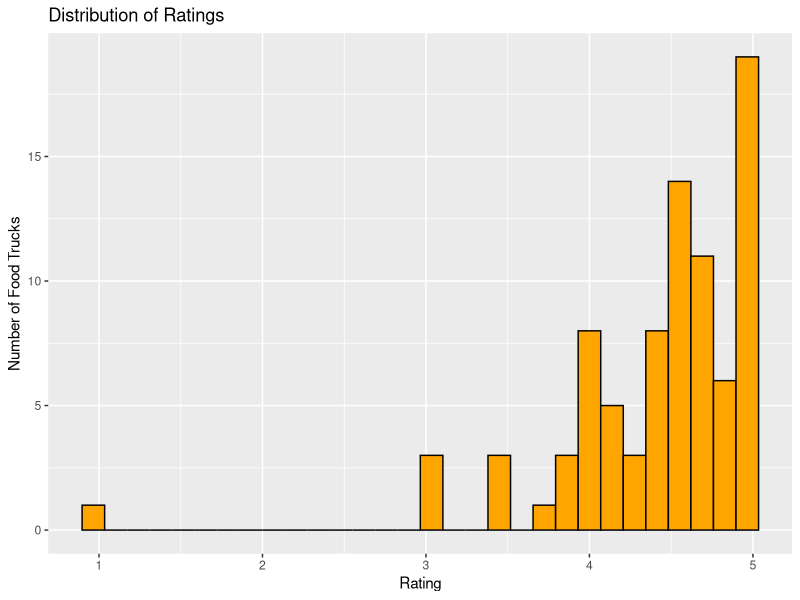
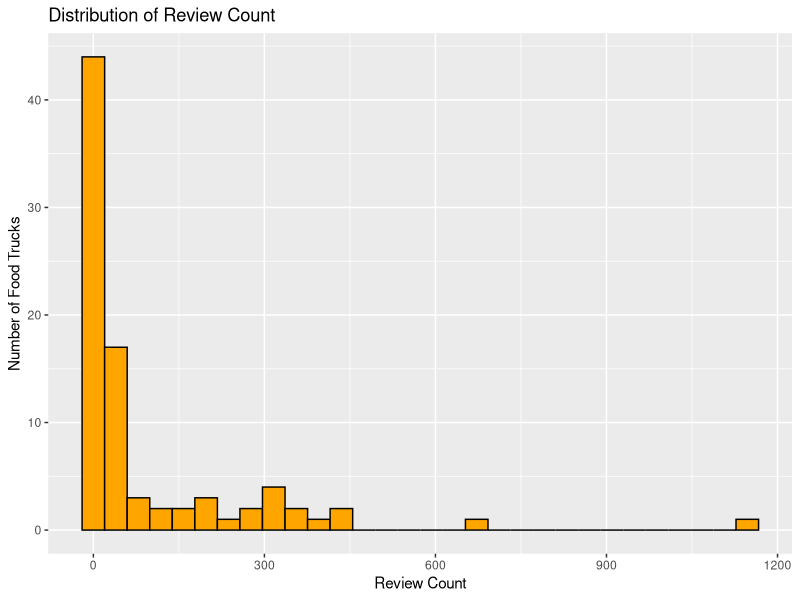
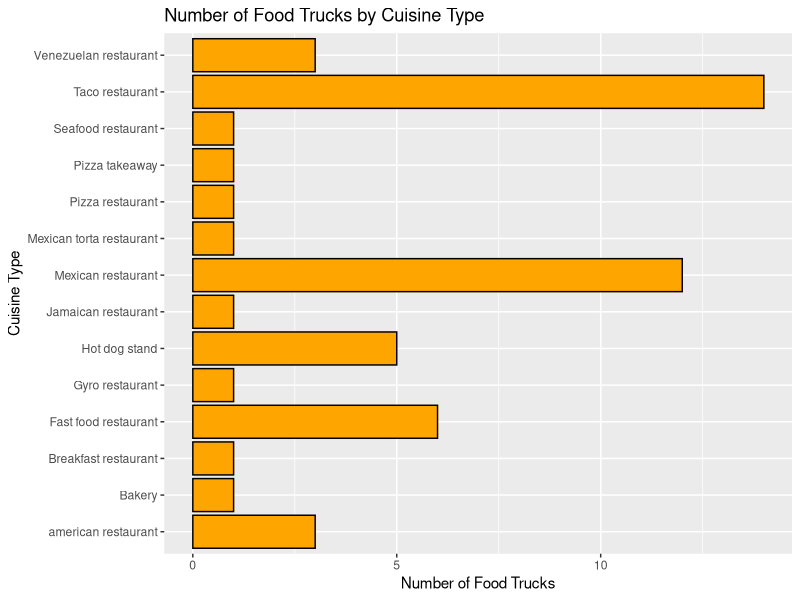
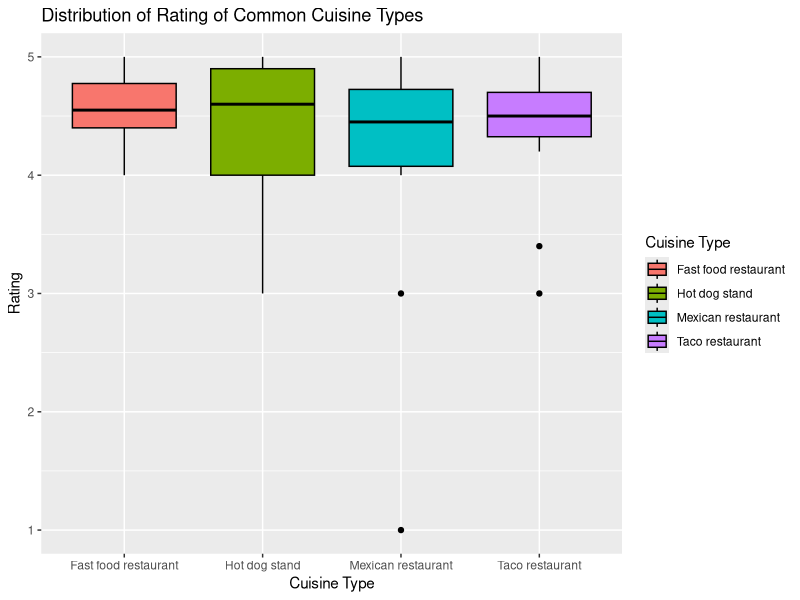
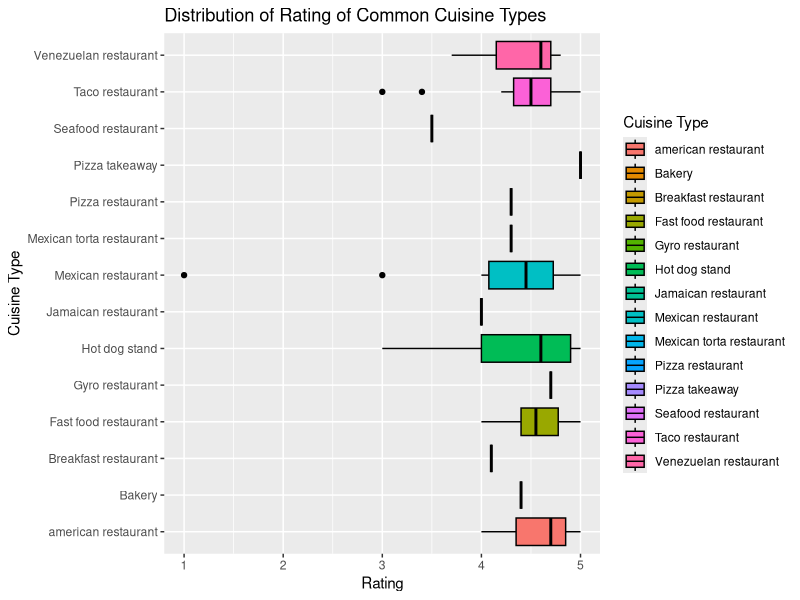
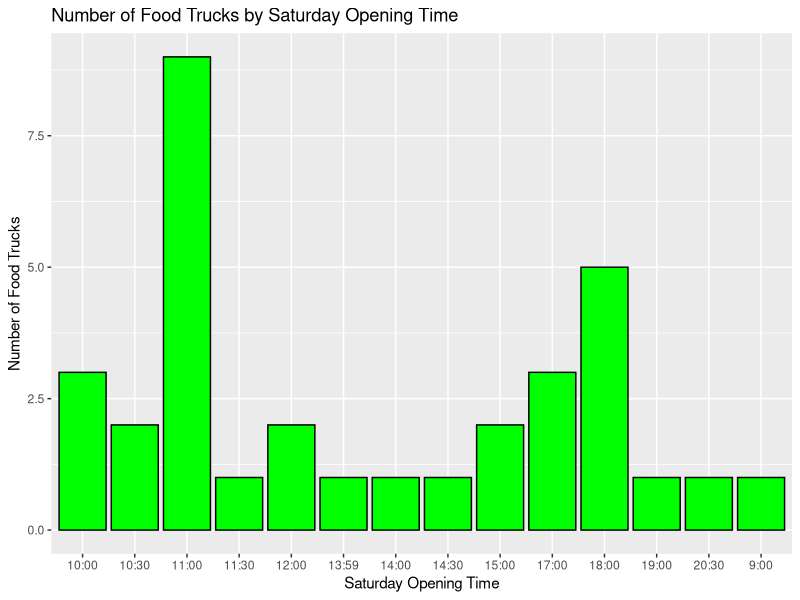
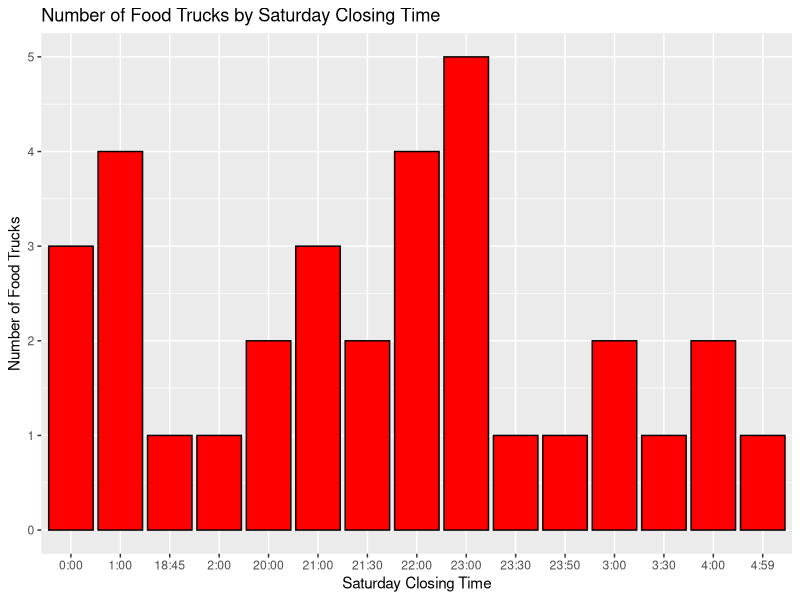
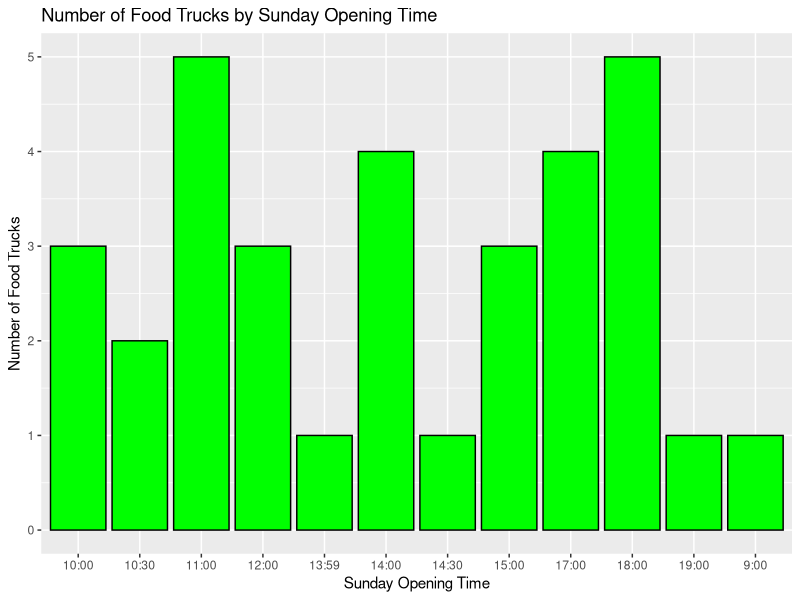

The R script that drew these images, in order:
## ---- chunk 1
library(tidyverse)
library(dplyr)
indi_foodtrucks = read.csv("Indianapolis_Food_Trucks_Final_Data.csv")
## ---- chunk 2
head(data.frame(indi_foodtrucks$title, indi_foodtrucks$rating, indi_foodtrucks$category))
## ---- chunk 3
indi_foodtrucks %>%
  ggplot(aes(x = rating)) +
  geom_histogram(fill = "orange", color = "black") + 
  labs(title = "Distribution of Ratings",
       x = "Rating", y = "Number of Food Trucks")
## ---- chunk 4
indi_foodtrucks %>%
  ggplot(aes(x = reviewCount)) + 
  geom_histogram(fill = "orange", color = "black") + 
  labs(title = "Distribution of Review Count", 
       x = "Review Count", y = "Number of Food Trucks")
## ---- chunk 5
highly_rated_indi_foodtrucks = indi_foodtrucks %>%
  filter(rating > 4 & reviewCount > 10) 
sorted_highly_rated_indi_foodtrucks = highly_rated_indi_foodtrucks %>%
  arrange(desc(rating), desc(reviewCount))
## ---- chunk 6
head(data.frame(sorted_highly_rated_indi_foodtrucks$title, sorted_highly_rated_indi_foodtrucks$rating, 
                sorted_highly_rated_indi_foodtrucks$reviewCount), n = 10)
## ---- chunk 7
not_foodtrucks = c("ClusterTruck - Broad Ripple", "ClusterTruck - Carmel", "ClusterTruck - Castleton",
                   "ClusterTruck", "Chris' Ice Cream and Mexican Food")
indi_foodtrucks = subset(indi_foodtrucks, !(title %in% not_foodtrucks))
sorted_highly_rated_indi_foodtrucks = subset(sorted_highly_rated_indi_foodtrucks, !(title %in% not_foodtrucks))
head(data.frame(sorted_highly_rated_indi_foodtrucks$title, sorted_highly_rated_indi_foodtrucks$rating, 
                sorted_highly_rated_indi_foodtrucks$reviewCount), n = 10)
## ---- chunk 8
unique(indi_foodtrucks$category)
## ---- chunk 9
banned_categories = c("Restaurant", "Delivery Restaurant", "Caterer", "Food producer", "Takeout Restaurant", "Mobile caterer")
indi_foodtrucks_cuisine = subset(indi_foodtrucks, !(category %in% banned_categories))
indi_foodtrucks_cuisine %>%
  ggplot(aes(x = category)) + 
  geom_bar(fill = "orange", color = "black") + 
  labs(title = "Number of Food Trucks by Cuisine Type", 
       x = "Cuisine Type", y = "Number of Food Trucks") + 
  coord_flip()
## ---- chunk 10
common_cuisines = c("Taco restaurant", "Mexican restaurant", "Hot dog stand", "Fast food restaurant")
common_cuisines_indi_food_trucks = subset(indi_foodtrucks, category %in% common_cuisines)

common_cuisines_indi_food_trucks %>%
  ggplot(aes(x = category, y = rating)) + 
  geom_boxplot(aes(fill = category), color = "black") +
  scale_fill_discrete(name = "Cuisine Type") + 
  labs(title = "Distribution of Rating of Common Cuisine Types", 
       x = "Cuisine Type", y = "Rating")
## ---- chunk 11
oneway.test(rating ~ category, data = common_cuisines_indi_food_trucks)
## ---- chunk 12
indi_foodtrucks_cuisine %>%
  ggplot(aes(x = category, y = rating)) + 
  geom_boxplot(aes(fill = category), color = "black") +
  scale_fill_discrete(name = "Cuisine Type") + 
  labs(title = "Distribution of Rating of Common Cuisine Types", 
       x = "Cuisine Type", y = "Rating") + 
  coord_flip()
## ---- chunk 13
banned_hours = c("Closed", "", "Open 24 hours")
indi_foodtrucks_hours = subset(indi_foodtrucks, (!(saturday %in% banned_hours) & !(sunday %in% banned_hours)))
indi_foodtrucks_hours_sat_open = indi_foodtrucks_hours %>%
  arrange(saturday_open)
indi_foodtrucks_hours_sat_close = indi_foodtrucks_hours %>%
  arrange(saturday_close)
indi_foodtrucks_hours_sun_open = indi_foodtrucks_hours %>%
  arrange(sunday_open)
indi_foodtrucks_hours_sun_close = indi_foodtrucks_hours %>%
  arrange(sunday_close)

indi_foodtrucks_hours_sat_open %>%
  ggplot(aes(x = saturday_open)) + 
  geom_bar(fill = "green", color = "black") + 
  labs(title = "Number of Food Trucks by Saturday Opening Time",
       x = "Saturday Opening Time", y = "Number of Food Trucks")

indi_foodtrucks_hours_sat_close %>%
  ggplot(aes(x = saturday_close)) + 
  geom_bar(fill = "red", color = "black") + 
  labs(title = "Number of Food Trucks by Saturday Closing Time",
       x = "Saturday Closing Time", y = "Number of Food Trucks")

indi_foodtrucks_hours_sun_open %>%
  ggplot(aes(x = sunday_open)) + 
  geom_bar(fill = "green", color = "black") + 
  labs(title = "Number of Food Trucks by Sunday Opening Time",
       x = "Sunday Opening Time", y = "Number of Food Trucks")

indi_foodtrucks_hours_sun_close %>%
  ggplot(aes(x = sunday_close)) + 
  geom_bar(fill = "red", color = "black") + 
  labs(title = "Number of Food Trucks by Sunday Closing Time",
       x = "Sunday Closing Time", y = "Number of Food Trucks")
  
## ---- chunk 14
head(data.frame(sorted_highly_rated_indi_foodtrucks$title, sorted_highly_rated_indi_foodtrucks$rating, 
                sorted_highly_rated_indi_foodtrucks$reviewCount, sorted_highly_rated_indi_foodtrucks$category,
                sorted_highly_rated_indi_foodtrucks$saturday, sorted_highly_rated_indi_foodtrucks$sunday,
                sorted_highly_rated_indi_foodtrucks$address), n = 10)
